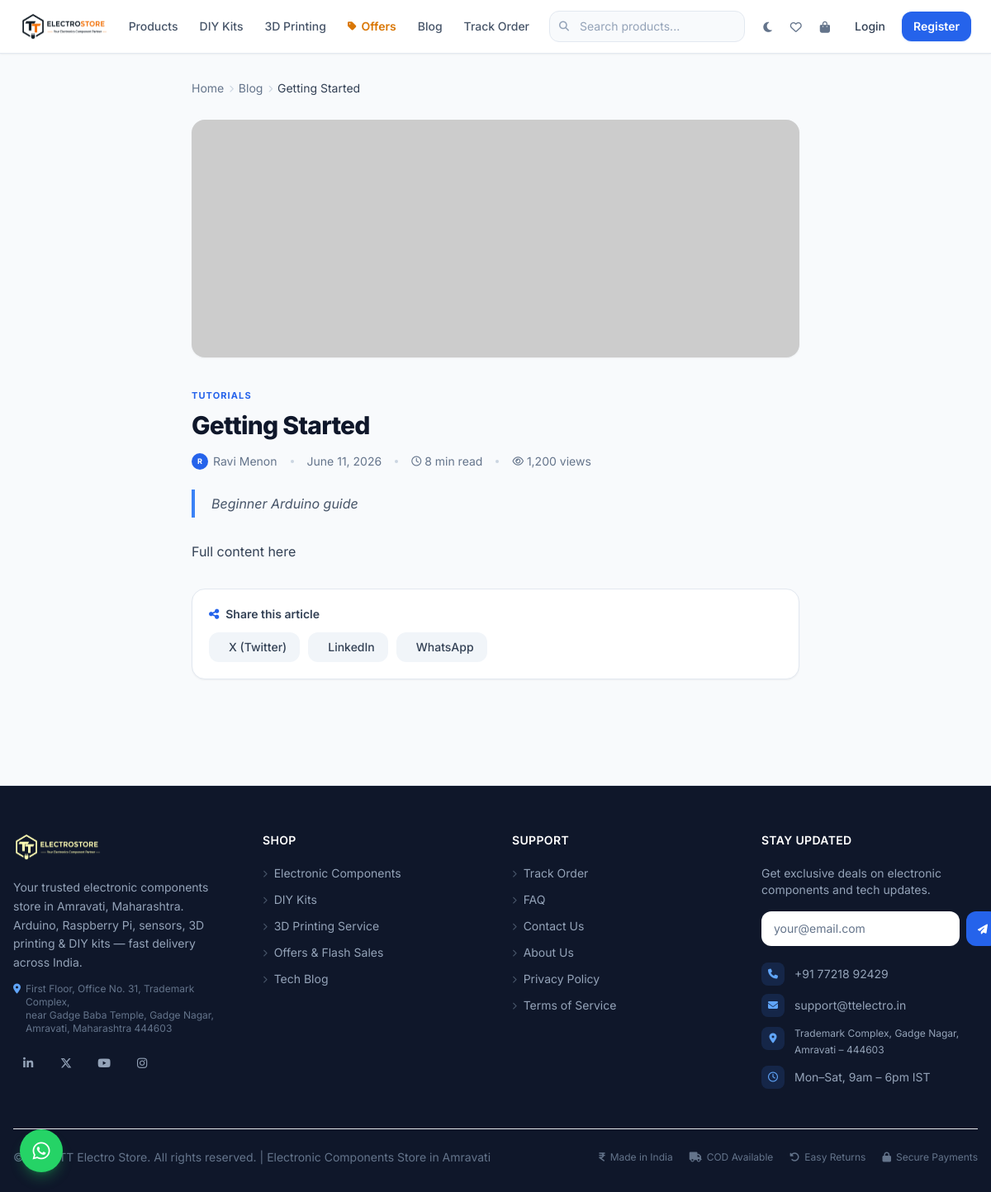
The page /arduino-guide on the database as committed earlier.
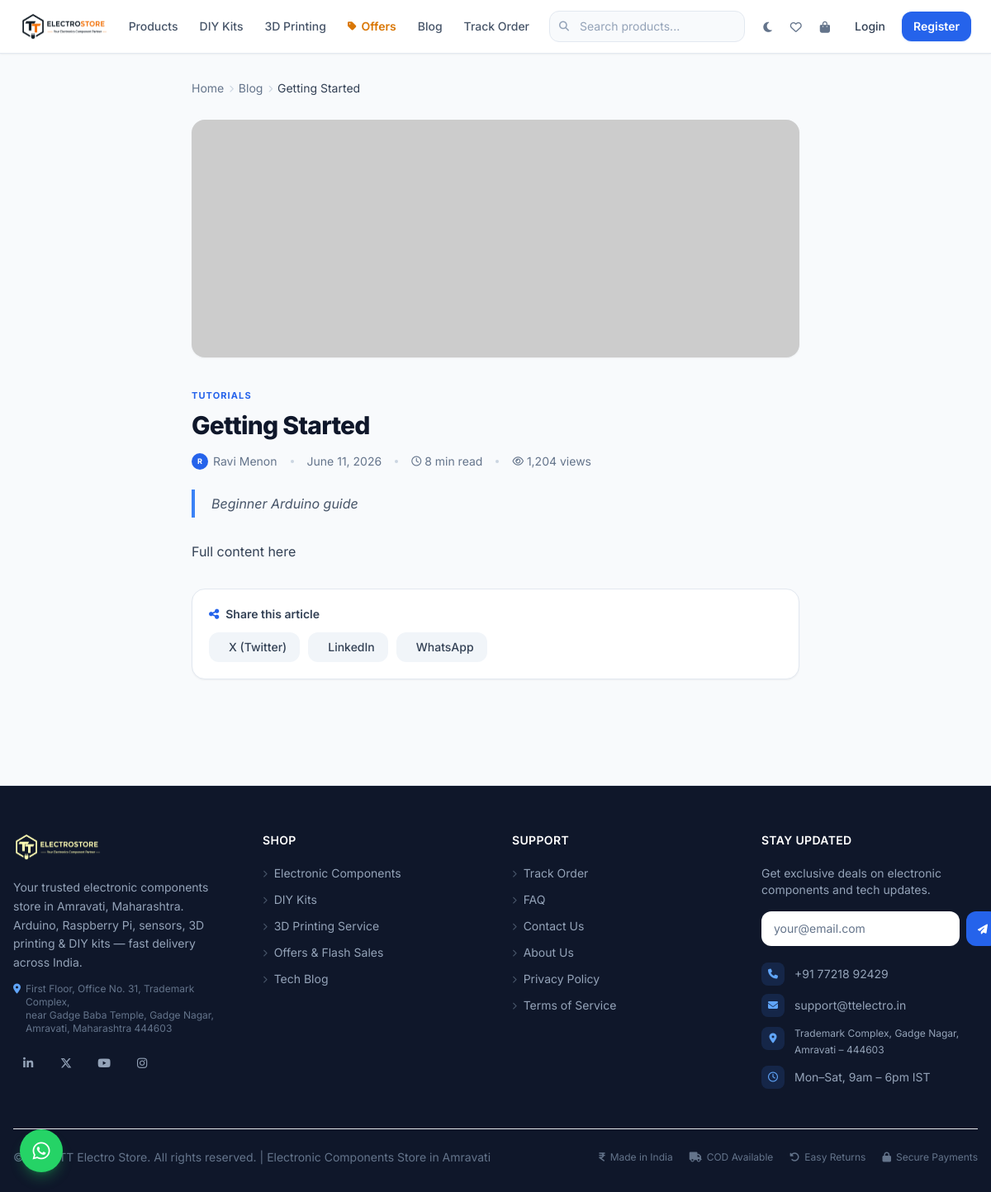
The same page on the database as committed later.
### tables this page shows
CREATE TABLE `blogs` (
  `id` int(10) UNSIGNED NOT NULL,
  `title` varchar(255) NOT NULL,
  `slug` varchar(255) NOT NULL,
  `excerpt` text DEFAULT NULL,
  `content` longtext NOT NULL,
  `thumbnail` text DEFAULT NULL,
  `author_name` varchar(255) NOT NULL DEFAULT 'TT Electro',
  `category` varchar(100) DEFAULT NULL,
  `tags` longtext DEFAULT NULL CHECK (json_valid(`tags`)),
  `reading_time` int(11) DEFAULT NULL,
  `view_count` int(11) NOT NULL DEFAULT 0,
  `created_at` datetime NOT NULL DEFAULT current_timestamp(),
  `updated_at` datetime NOT NULL DEFAULT current_timestamp() ON UPDATE current_timestamp()
);

### config/database.php (called while the page is built, shortened)
<?php
class Database {
    private static ?PDO $instance = null;
    public static function getConnection(): PDO {
        if (self::$instance !== null) return self::$instance;
        $host = getenv('DB_HOST') ?: '127.0.0.1';
        $port = getenv('DB_PORT') ?: '3306';
        $name = getenv('DB_NAME') ?: 'tt_electro_store';
        $user = getenv('DB_USER') ?: 'root';
        $pass = getenv('DB_PASS') ?: '';
        $socket = '/tmp/mysql.sock';
        $options = [
            PDO::ATTR_ERRMODE            => PDO::ERRMODE_EXCEPTION,
            PDO::ATTR_DEFAULT_FETCH_MODE => PDO::FETCH_ASSOC,
            PDO::ATTR_EMULATE_PREPARES   => false,
            PDO::MYSQL_ATTR_INIT_COMMAND => "SET NAMES utf8mb4 COLLATE utf8mb4_unicode_ci",
        ];
        try {
            if (file_exists($socket)) {
                $dsn = "mysql:unix_socket={$socket};dbname={$name};charset=utf8mb4";
            } else {
                $dsn = "mysql:host={$host};port={$port};dbname={$name};charset=utf8mb4";
            }
            self::$instance = new PDO($dsn, $user, $pass, $options);
        } catch (PDOException $e) {
            error_log('DB connection failed: ' . $e->getMessage());
            http_response_code(500);
            die('<h1 style="font-family:sans-serif;color:#e11d48">Database connection error. Please check your configuration.</h1>');
        }
        return self::$instance;
    }
}

### models/BlogModel.php (called while the page is built, shortened)
<?php
class BlogModel {
    private PDO $db;
    public function __construct() { $this->db = Database::getConnection(); }
    public function all(int $page = 1, int $perPage = ITEMS_PER_PAGE, string $category = ''): array {
        $where = ['1=1']; $params = [];
        if ($category) { $where[] = "category=?"; $params[] = $category; }
        $whereStr = implode(' AND ', $where);
        $st = $this->db->prepare("SELECT COUNT(*) FROM blogs WHERE {$whereStr}");
        $st->execute($params);
        $total = (int)$st->fetchColumn();
        $offset = ($page - 1) * $perPage;
        $st = $this->db->prepare("SELECT * FROM blogs WHERE {$whereStr} ORDER BY created_at DESC LIMIT {$perPage} OFFSET {$offset}");
        $st->execute($params);
        $items = array_map('normalizeBlog', $st->fetchAll());
        return [
            'items'       => $items,
            'total'       => $total,
            'page'        => $page,
            'per_page'    => $perPage,
            'total_pages' => (int)ceil($total / $perPage),
        ];
    }
    public function findBySlug(string $slug): ?array {
        $st = $this->db->prepare('SELECT * FROM blogs WHERE slug=?');
        $st->execute([$slug]);
        $row = $st->fetch();
        return $row ? normalizeBlog($row) : null;
    }
    public function incrementViews(int $id): void {
        $this->db->prepare('UPDATE blogs SET view_count=view_count+1 WHERE id=?')->execute([$id]);
    }
}

### helpers/sanitize.php (called while the page is built, shortened)
<?php
function clean(mixed $value): string {
    return htmlspecialchars(trim((string)$value), ENT_QUOTES | ENT_HTML5, 'UTF-8');
}
function normalizeBlog(array $row): array {
    return $row;
}

### views/blog-detail.php (the view, shortened to what the changed rows need)
<?php
$bm   = new BlogModel();
$blog = $bm->findBySlug($blogSlug);
$bm->incrementViews((int)$blog['id']);
$related   = $bm->all(1,3,$blog['category']??'');
?>
<div class="max-w-3xl mx-auto px-4 py-8">
  <nav class="flex items-center gap-1.5 text-sm text-slate-500 dark:text-slate-500 mb-7 flex-wrap">
    <a href="/" class="hover:text-blue-600 dark:hover:text-blue-400 transition-colors">Home</a>
    <i class="fa-solid fa-chevron-right text-[9px] text-slate-300 dark:text-slate-700"></i>
    <a href="/blogs" class="hover:text-blue-600 dark:hover:text-blue-400 transition-colors">Blog</a>
    <i class="fa-solid fa-chevron-right text-[9px] text-slate-300 dark:text-slate-700"></i>
    <span class="text-slate-700 dark:text-slate-300 truncate max-w-[220px]"><?= clean($blog['title']) ?></span>
  </nav>
  <?php if($blog['thumbnail']): ?>
  <div class="rounded-2xl overflow-hidden mb-8 bg-slate-100 dark:bg-[hsl(222,47%,13%)] shadow-sm">
    <img src="<?= clean($blog['thumbnail']) ?>" alt="<?= clean($blog['title']) ?>" class="w-full h-72 object-cover">
  </div>
  <?php endif; ?>
  <div class="mb-6">
    <?php if($blog['category']): ?>
    <span class="text-[11px] font-bold text-blue-600 dark:text-blue-400 uppercase tracking-widest"><?= clean($blog['category']) ?></span>
    <?php endif; ?>
    <h1 class="text-2xl md:text-3xl font-extrabold text-slate-900 dark:text-white mt-2 leading-tight tracking-tight"><?= clean($blog['title']) ?></h1>
    <div class="flex items-center flex-wrap gap-x-4 gap-y-1.5 mt-4 text-sm text-slate-500 dark:text-slate-400">
      <span class="flex items-center gap-1.5">
        <span class="w-5 h-5 rounded-full bg-blue-600 flex items-center justify-center text-[9px] text-white font-bold flex-shrink-0">
          <?= strtoupper(substr($blog['author_name']??'T',0,1)) ?>
        </span>
        <?= clean($blog['author_name']??'TT Electro') ?>
      </span>
      <span class="hidden sm:block w-1 h-1 rounded-full bg-slate-300 dark:bg-slate-600"></span>
      <span><?= date('F j, Y',strtotime($blog['created_at'])) ?></span>
      <?php if($blog['reading_time']): ?>
      <span class="hidden sm:block w-1 h-1 rounded-full bg-slate-300 dark:bg-slate-600"></span>
      <span class="flex items-center gap-1">
        <i class="fa-regular fa-clock text-xs"></i> <?= $blog['reading_time'] ?> min read
      </span>
      <?php endif; ?>
      <span class="hidden sm:block w-1 h-1 rounded-full bg-slate-300 dark:bg-slate-600"></span>
      <span class="flex items-center gap-1">
        <i class="fa-regular fa-eye text-xs"></i> <?= number_format($blog['view_count']) ?> views
      </span>
    </div>
  </div>
  <?php if($blog['excerpt']): ?>
  <div class="border-l-4 border-blue-500 pl-5 mb-7 py-1">
    <p class="text-base text-slate-600 dark:text-slate-300 italic leading-relaxed"><?= clean($blog['excerpt']) ?></p>
  </div>
  <?php endif; ?>
  <div class="prose prose-slate dark:prose-invert prose-sm max-w-none
              prose-headings:font-bold prose-headings:tracking-tight
              prose-a:text-blue-600 dark:prose-a:text-blue-400
              prose-code:text-pink-600 dark:prose-code:text-pink-400 prose-code:bg-slate-100 dark:prose-code:bg-white/8 prose-code:px-1 prose-code:rounded
              prose-pre:bg-slate-900 dark:prose-pre:bg-black/40 prose-pre:rounded-xl prose-pre:border prose-pre:border-slate-200 dark:prose-pre:border-white/8
              prose-blockquote:border-l-blue-500 prose-blockquote:text-slate-600 dark:prose-blockquote:text-slate-400
              text-slate-700 dark:text-slate-300 leading-relaxed">
    <?= nl2br(clean($blog['content'])) ?>
  </div>
  <div class="mt-8 p-5 rounded-2xl bg-white dark:bg-[hsl(222,47%,10%)] border border-slate-200 dark:border-white/8 shadow-sm">
    <p class="text-sm font-semibold text-slate-700 dark:text-slate-300 mb-3 flex items-center gap-2">
      <i class="fa-solid fa-share-nodes text-blue-600 dark:text-blue-400 text-sm"></i> Share this article
    </p>
    <div class="flex gap-2.5 flex-wrap">
      <?php
      $shareUrl   = urlencode("https://".$_SERVER['HTTP_HOST']."/blogs/{$blog['slug']}");
      $shareTitle = urlencode($blog['title']);
      $shares = [
        ['fa-x-twitter','bg-slate-100 dark:bg-white/8 text-slate-700 dark:text-slate-300 hover:bg-sky-50 dark:hover:bg-sky-500/10 hover:text-sky-600 dark:hover:text-sky-400', "https://twitter.com/intent/tweet?text={$shareTitle}&url={$shareUrl}", 'X (Twitter)'],
        ['fa-linkedin','bg-slate-100 dark:bg-white/8 text-slate-700 dark:text-slate-300 hover:bg-blue-50 dark:hover:bg-blue-700/10 hover:text-blue-700 dark:hover:text-blue-400',"https://www.linkedin.com/sharing/share-offsite/?url={$shareUrl}",'LinkedIn'],
        ['fa-whatsapp','bg-slate-100 dark:bg-white/8 text-slate-700 dark:text-slate-300 hover:bg-green-50 dark:hover:bg-green-500/10 hover:text-green-600 dark:hover:text-green-400',"https://wa.me/?text={$shareTitle}%20{$shareUrl}",'WhatsApp'],
      ];
      foreach($shares as [$icon,$cls,$url,$label]): ?>
      <a href="<?= $url ?>" target="_blank" rel="noopener"
         class="inline-flex items-center gap-2 px-4 py-2 rounded-xl text-sm font-medium transition-all <?= $cls ?>">
        <i class="fa-brands fa-<?= $icon ?>"></i> <?= $label ?>
      </a>
      <?php endforeach; ?>
    </div>
  </div>
</div>

Rows that differ between the two databases and show on the page:
changed blogs "Getting Started": view_count "1,200" → "1,204"
